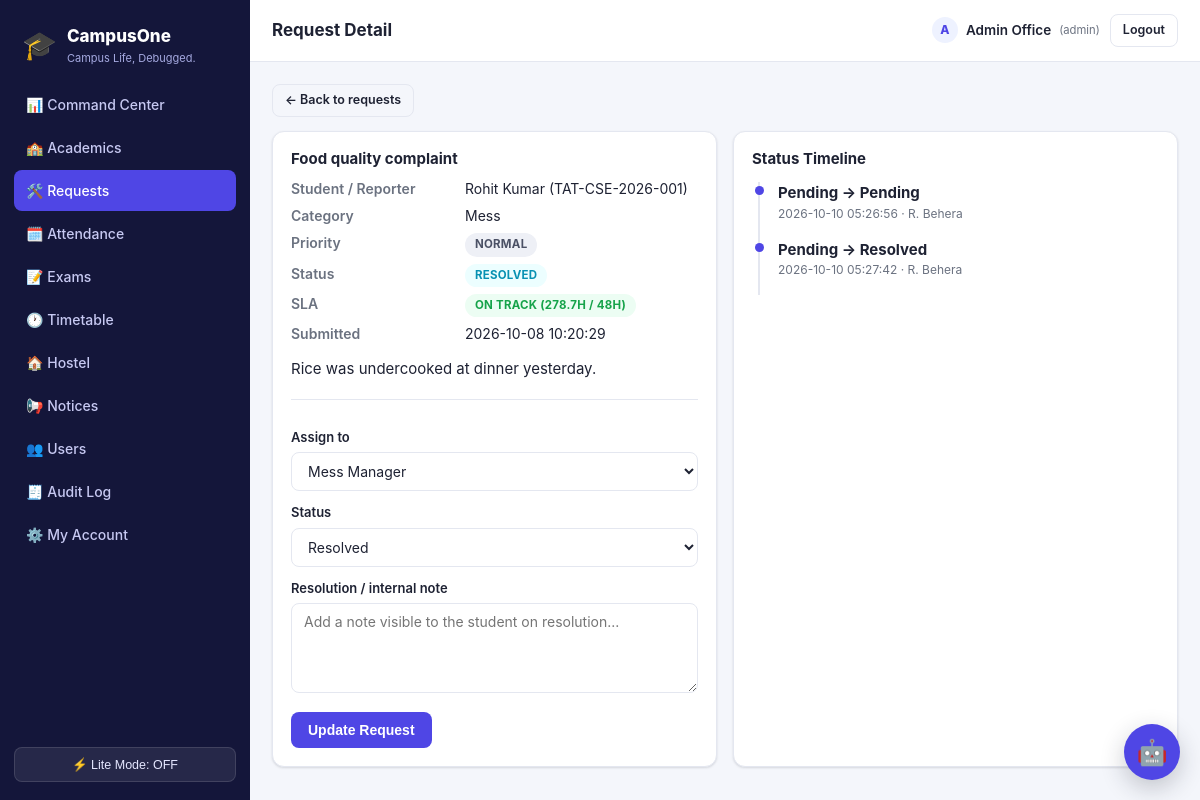
Screenshot of /admin/requests/3 (signed in) with the database file from the repository.
### tables this page shows
CREATE TABLE requests (
    id INTEGER PRIMARY KEY AUTOINCREMENT,
    student_id INTEGER REFERENCES students(id),
    title TEXT NOT NULL,
    description TEXT,
    category TEXT NOT NULL,
    priority TEXT NOT NULL DEFAULT 'Normal' CHECK(priority IN ('Low','Normal','High','Urgent')),
    photo TEXT,
    video TEXT,
    status TEXT NOT NULL DEFAULT 'Pending' CHECK(status IN ('Pending','Assigned','In Progress','Resolved','Rejected','Reopened')),
    assigned_to TEXT,
    assigned_at TEXT,
    resolution_note TEXT,
    created_by_role TEXT DEFAULT 'student',
    created_at TEXT DEFAULT (datetime('now')),
    updated_at TEXT DEFAULT (datetime('now'))
);

CREATE TABLE users (
    id INTEGER PRIMARY KEY AUTOINCREMENT,
    email TEXT UNIQUE NOT NULL,
    password_hash TEXT NOT NULL,
    role TEXT NOT NULL CHECK(role IN ('student','faculty','admin','warden','mess','frontdesk')),
    name TEXT NOT NULL,
    phone TEXT,
    photo TEXT,
    is_active INTEGER DEFAULT 1,
    created_at TEXT DEFAULT (datetime('now'))
);

CREATE TABLE students (
    id INTEGER PRIMARY KEY AUTOINCREMENT,
    user_id INTEGER UNIQUE REFERENCES users(id),
    college_id TEXT UNIQUE NOT NULL,
    roll_number TEXT,
    branch_id INTEGER REFERENCES branches(id),
    year INTEGER,
    semester INTEGER,
    section_id INTEGER REFERENCES sections(id),
    hostel_id INTEGER REFERENCES hostels(id),
    room_id INTEGER REFERENCES rooms(id),
    guardian_name TEXT,
    guardian_phone TEXT
);

CREATE TABLE request_updates (
    id INTEGER PRIMARY KEY AUTOINCREMENT,
    request_id INTEGER REFERENCES requests(id),
    updated_by INTEGER REFERENCES users(id),
    old_status TEXT,
    new_status TEXT,
    note TEXT,
    created_at TEXT DEFAULT (datetime('now'))
);

### blueprints/admin.py (the view, shortened to what this page needs)
@bp.route("/requests/<int:rid>", methods=["GET", "POST"])
@role_required("admin")
def request_detail(rid):
    req = query_db(
        "SELECT r.*, u.name AS student_name, s.college_id FROM requests r "
        "LEFT JOIN students s ON r.student_id = s.id LEFT JOIN users u ON s.user_id = u.id WHERE r.id = ?",
        (rid,), one=True,
    )
    if not req:
        flash("Request not found.", "error")
        return redirect(url_for("admin.requests_view"))
    updates = query_db(
        "SELECT ru.*, u.name AS updated_by_name FROM request_updates ru LEFT JOIN users u ON ru.updated_by = u.id "
        "WHERE ru.request_id = ? ORDER BY ru.created_at", (rid,),
    )
    sla = sla_info(req["priority"], req["created_at"], req["status"])
    return render_template("admin/request_detail.html", req=req, updates=updates, sla=sla)

### utils/auth_utils.py (called while the page is built)
def role_required(*roles):
    def decorator(view):
        @functools.wraps(view)
        def wrapped(**kwargs):
            if session.get("user_id") is None:
                return redirect(url_for("auth.login", next=request.path))
            if session.get("role") not in roles:
                abort(403)
            return view(**kwargs)
        return wrapped
    return decorator

def gen_csrf_token():
    if "csrf_token" not in session:
        session["csrf_token"] = secrets.token_hex(16)
    return session["csrf_token"]

### utils/db.py (called while the page is built)
def get_db():
    if "db" not in g:
        g.db = sqlite3.connect(current_app.config["DATABASE"], detect_types=sqlite3.PARSE_DECLTYPES)
        g.db.row_factory = sqlite3.Row
        g.db.execute("PRAGMA foreign_keys = ON")
    return g.db

def query_db(query, args=(), one=False):
    cur = get_db().execute(query, args)
    rv = cur.fetchall()
    cur.close()
    return (rv[0] if rv else None) if one else rv

### utils/sla.py (called while the page is built)
def compute_age_hours(created_at_str):
    try:
        created = datetime.strptime(created_at_str, "%Y-%m-%d %H:%M:%S")
    except (ValueError, TypeError):
        return 0
    delta = datetime.now() - created
    return round(delta.total_seconds() / 3600, 1)

def sla_info(priority, created_at_str, status):
    sla_hours = current_app.config["SLA_HOURS"].get(priority, 48)
    age_hours = compute_age_hours(created_at_str)
    closed = status in ("Resolved", "Rejected")
    overdue = (age_hours > sla_hours) and not closed
    return {
        "age_hours": age_hours,
        "sla_hours": sla_hours,
        "overdue": overdue,
    }

### templates/admin/request_detail.html (shortened to what this page needs)
{% extends "base.html" %}
{% block page_title %}Request Detail{% endblock %}
{% block content %}
<a href="{{ url_for('admin.requests_view') }}" class="btn btn-ghost btn-sm" style="margin-bottom:14px;">← Back to requests</a>
<div class="grid grid-2">
  <div class="card">
    <h3>{{ req.title }}</h3>
    <div class="kv" style="margin-top:10px;">
      <div>Student / Reporter</div><div>{% if req.student_name %}{{ req.student_name }} ({{ req.college_id }}){% else %}Staff report ({{ req.created_by_role|title }}){% endif %}</div>
      <div>Category</div><div>{{ req.category }}</div>
      <div>Priority</div><div><span class="badge badge-neutral">{{ req.priority }}</span></div>
      <div>Status</div><div><span class="badge badge-info">{{ req.status }}</span></div>
      <div>SLA</div><div>{% if sla.overdue %}<span class="badge badge-danger">Overdue ({{ sla.age_hours }}h / {{ sla.sla_hours }}h)</span>{% else %}<span class="badge badge-success">On track ({{ sla.age_hours }}h / {{ sla.sla_hours }}h)</span>{% endif %}</div>
      <div>Submitted</div><div>{{ req.created_at }}</div>
    </div>
    <p style="margin-top:14px;">{{ req.description or 'No description provided.' }}</p>
    <form method="post" style="margin-top:18px; border-top:1px solid var(--border); padding-top:16px;">
      <label>Assign to</label>
      <select name="assigned_to">
        {% for role in ['Warden','Mess Manager','Faculty','Maintenance','IT Staff','Admin'] %}
          <option value="{{ role }}" {% if req.assigned_to == role %}selected{% endif %}>{{ role }}</option>
        {% endfor %}
      </select>
      <label>Status</label>
      <select name="status">
        {% for s in ['Pending','Assigned','In Progress','Resolved','Rejected','Reopened'] %}
          <option value="{{ s }}" {% if req.status == s %}selected{% endif %}>{{ s }}</option>
        {% endfor %}
      </select>
      <label>Resolution / internal note</label>
      <textarea name="note" placeholder="Add a note visible to the student on resolution...">{{ req.resolution_note or '' }}</textarea>
      <button type="submit" class="btn btn-primary" style="margin-top:12px;">Update Request</button>
    </form>
  </div>
  <div class="card">
    <h3>Status Timeline</h3>
    <div class="timeline" style="margin-top:14px;">
      {% for u in updates %}
      <div class="timeline-item">
        <div><strong>{{ u.old_status or 'Created' }} → {{ u.new_status }}</strong></div>
        <div class="timeline-time">{{ u.created_at }} · {{ u.updated_by_name or 'System' }}</div>
      </div>
      {% else %}
      <p class="muted">No status changes yet.</p>
      {% endfor %}
    </div>
  </div>
</div>
{% endblock %}

### static/css/style.css (style rules this page uses)
:root { --bg: #f4f6fb; --surface: #ffffff; --surface-2: #f8f9fc; --border: #e4e7f0; --text: #1e2233; --text-muted: #6b7280; --primary: #4f46e5; --primary-dark: #4338ca; --primary-light: #eef2ff; --success: #16a34a; --success-bg: #ecfdf3; --warning: #d97706; --warning-bg: #fffbeb; --danger: #dc2626; --danger-bg: #fef2f2; --info: #0891b2; --info-bg: #ecfeff; --radius: 12px; --radius-sm: 8px; --shadow: 0 1px 2px rgba(16,24,40,.06), 0 1px 3px rgba(16,24,40,.08); --sidebar-w: 250px; }
* { box-sizing: border-box; }
html, body { height: 100%; }
body { margin: 0; font-family: -apple-system, BlinkMacSystemFont, "Segoe UI", Roboto, Helvetica, Arial, sans-serif; background: var(--bg); color: var(--text); font-size: 15px; line-height: 1.5; }
a { color: var(--primary); text-decoration: none; }
h1, h2, h3, h4 { margin: 0 0 .4em; font-weight: 700; line-height: 1.25; }
.grid { display: grid; gap: 16px; }
.grid-2 { grid-template-columns: repeat(2, 1fr); }
.card { background: var(--surface); border: 1px solid var(--border); border-radius: var(--radius); padding: 18px; box-shadow: var(--shadow); }
.card h3 { font-size: 15px; }
.badge { display: inline-block; padding: 3px 10px; border-radius: 999px; font-size: 11.5px; font-weight: 700; text-transform: uppercase; letter-spacing: .02em; }
.badge-success { background: var(--success-bg); color: var(--success); }
.badge-info { background: var(--info-bg); color: var(--info); }
.badge-neutral { background: #eef0f6; color: #4b5165; }
.btn { display: inline-flex; align-items: center; justify-content: center; gap: 6px; padding: 9px 16px; border-radius: var(--radius-sm); font-size: 14px; font-weight: 600; border: 1px solid transparent; cursor: pointer; text-decoration: none; }
.btn-primary { background: var(--primary); color: #fff; }
.btn-ghost { background: transparent; border-color: var(--border); color: var(--text); }
.btn-sm { padding: 6px 12px; font-size: 12.5px; }
form label { display: block; font-size: 13px; font-weight: 600; margin: 12px 0 5px; }
input, select, textarea { width: 100%; padding: 9px 12px; border: 1px solid var(--border); border-radius: var(--radius-sm); font-size: 14px; font-family: inherit; background: var(--surface); color: var(--text); }
textarea { min-height: 90px; resize: vertical; }
.kv { display: grid; grid-template-columns: 160px 1fr; gap: 6px 14px; font-size: 14px; }
.kv div:nth-child(odd) { color: var(--text-muted); font-weight: 600; }
.timeline { border-left: 2px solid var(--border); padding-left: 18px; margin-left: 6px; }
.timeline-item { position: relative; padding-bottom: 16px; }
.timeline-item::before { content: ""; position: absolute; left: -23px; top: 4px; width: 9px; height: 9px; border-radius: 50%; background: var(--primary); }
.timeline-time { font-size: 12px; color: var(--text-muted); }

### rows the page displays
requests: title "Food quality complaint", category "Mess", priority "NORMAL", status "RESOLVED", created_at "2026-10-08 10:20:29", description "Rice was undercooked at dinner yesterday.", assigned_to "Mess Manager", status "Resolved"
users: student_name "Rohit Kumar"
students: college_id "TAT-CSE-2026-001"
request_updates: old_status "Pending", new_status "Pending", created_at "2026-10-10 05:26:56", name "R. Behera"
request_updates: old_status "Pending", new_status "Resolved", created_at "2026-10-10 05:27:42", name "R. Behera"

### other values shown
{{ app_name }} "CampusOne"
{{ tagline }} "Campus Life, Debugged."
{{ '🐢 Lite Mode: ON' if lite_mode else '⚡ Lite Mode: OFF' }} "⚡ Lite Mode: OFF"
{{ session.name[0]|upper }} "A"
{{ session.name }} "Admin Office"
{{ session.role }} "admin"
{{ sla.age_hours }} "278.7"
{{ sla.sla_hours }} "48"
